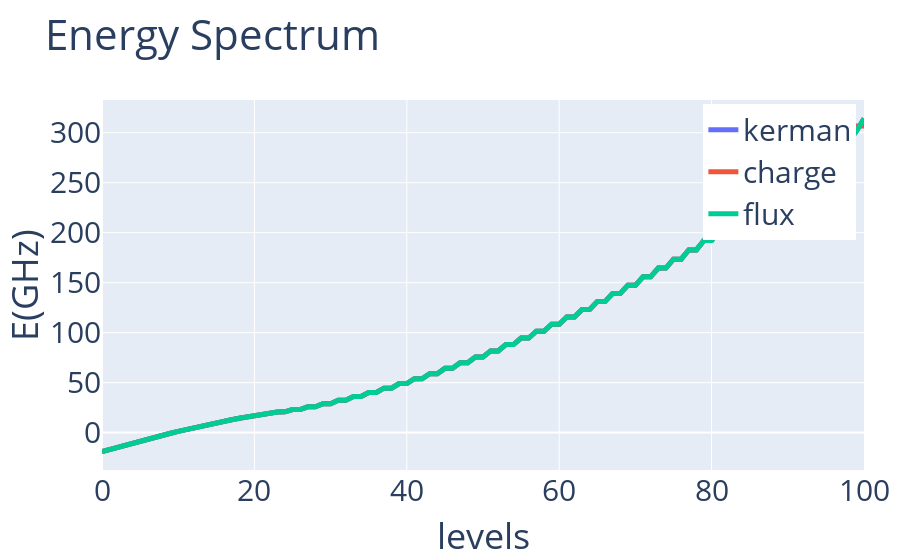

Notebook cell for this chart:
### Code cell
kerman = kerman.detach().numpy()
charge = charge.detach().numpy()
flux = flux.detach().numpy()
plotCompare(arange(len(kerman)),{'kerman':kerman,'charge':charge,'flux':flux},'Energy Spectrum','levels','E(GHz)')
